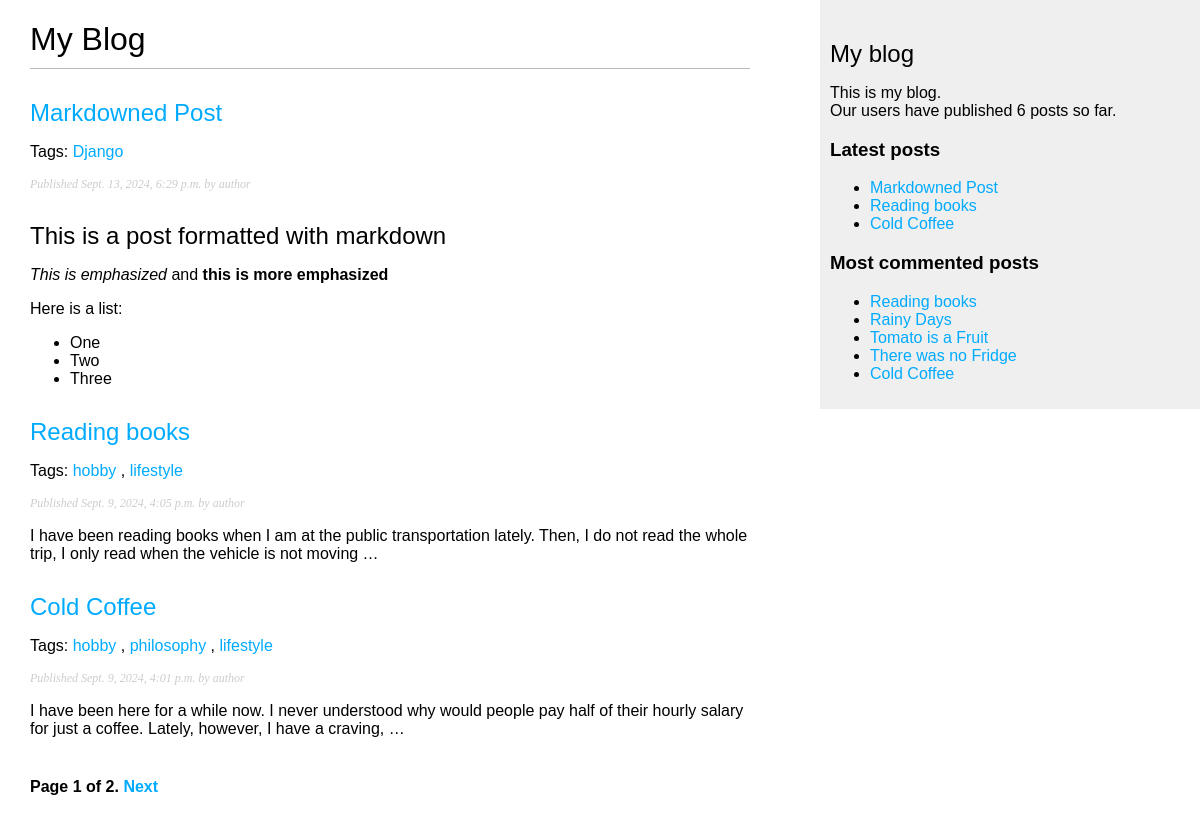
Screenshot of /blog/ with the database file from the repository.
### blog/models.py (models this page shows, shortened)
class Post(models.Model):
    class Status(models.TextChoices):
        DRAFT = 'DF', 'Draft'
        PUBLISHED = 'PB', 'Published'
    title = models.CharField(max_length=250)
    slug = models.SlugField(
        max_length=250,
        unique_for_date='publish'
    )
    author = models.ForeignKey(
        settings.AUTH_USER_MODEL,
        on_delete=models.CASCADE,
        related_name='blog_posts'
    )
    body = models.TextField()
    publish = models.DateTimeField(default=timezone.now)
    created = models.DateTimeField(auto_now_add=True)
    updated = models.DateTimeField(auto_now=True)
    status = models.CharField(
        max_length=2,
        choices=Status,
        default=Status.DRAFT
    )
    objects = models.Manager() # default manager
    published = PublishedManager() # Custom manager
    tags = TaggableManager()
    class Meta:
        ordering = ['-publish']
        indexes = [
            models.Index(fields=['-publish']), # Index for DB performance
        ]
    def get_absolute_url(self):
        return reverse(
            'blog:post_detail',
            args=[
                self.publish.year,
                self.publish.month,
                self.publish.day,
                self.slug
            ]
        )

### blog/views.py (the view)
# urls.py: path('', views.post_list, name='post_list'),
def post_list(request, tag_slug=None):
    post_list = Post.published.all()
    tag = None
    if tag_slug:
        tag = get_object_or_404(Tag, slug=tag_slug)
        post_list = post_list.filter(tags__in=[tag])
    paginator = Paginator(post_list, 3)
    page_number = request.GET.get('page', 1)
    try:
        posts = paginator.page(page_number)
    except PageNotAnInteger:
        posts = paginator.page(1)
    except EmptyPage:
        posts = paginator.page(paginator.num_pages)
    return render(
        request,
        'blog/post/list.html',
        {
            'posts': posts,
            'tag': tag
        }
    )

### blog/models.py (called while the page is built)
    def get_queryset(self):
        return (
            super().get_queryset().filter(status=Post.Status.PUBLISHED)
        )

### blog/templatetags/blog_tags.py (called while the page is built)
@register.simple_tag
def total_posts():
    return Post.published.count()

@register.inclusion_tag('blog/post/latest_posts.html')
def show_latest_posts(count=5):
    latest_posts = Post.published.order_by('-publish')[:count]
    return {'latest_posts': latest_posts}

@register.simple_tag
def get_most_commented_posts(count=5):
    return Post.published.annotate(
        total_comments=Count('comments')
    ).order_by('-total_comments')[:count]

@register.filter(name='markdown')
def markdown_format(text):
    return mark_safe(markdown.markdown(text))

### blog/templates/blog/post/list.html (shortened to what this page needs)
{% extends "blog/base.html" %}
{% load blog_tags %}
{% block content %}
    <h1>My Blog</h1>
    {% for post in posts %}
        <h2>
            <a href="{{ post.get_absolute_url }}">
                {{ post.title }}
            </a>
        </h2>
        <p class="tags">
            Tags:
            {% for tag in post.tags.all %}
                <a href="{% url "blog:post_list_by_tag" tag.slug %}">
                    {{ tag.name }}
                </a>{% if not forloop.last %}, {% endif %}
            {% endfor %}
        </p>
        <p class="date">
            Published {{ post.publish }} by {{ post.author }}
        </p>
        {{ post.body|markdown|truncatewords_html:30}}
    {% endfor %}
    {% include "pagination.html" with page=posts %}
{% endblock %}

### blog/templates/blog/base.html (shortened to what this page needs)
{% load  blog_tags %}
{% load static %}
<!DOCTYPE html>
<html>
    <head>
        <link href="{% static "css/blog.css" %}" rel="stylesheet">
    </head>
    <body>
        <div id="content">
            {% block content %}
            {% endblock %}
        </div>
        <div id="sidebar">
            <h2>My blog</h2>
            <p>
                This is my blog.<br>
                Our users have published {% total_posts %} posts so far.
            </p>
            <h3>Latest posts</h3>
            {% show_latest_posts 3 %}
            <h3>Most commented posts</h3>
            {% get_most_commented_posts as most_commented_posts %}
            <ul>
                {% for post in most_commented_posts %}
                    <li>
                        <a href="{{ post.get_absolute_url }}">{{ post.title }}</a>
                    </li>
                {% endfor %}
            </ul>
        </div>
    </body>
</html>

### blog/templates/pagination.html (shortened to what this page needs)
<div class="pagination">
    <span class="step-links">
        <span class="current">
            Page {{ page.number }} of {{ page.paginator.num_pages }}.
        </span>
        {% if page.has_next %}
            <a href="?page={{ page.next_page_number }}">Next</a>
        {% endif %}
    </span>
</div>

### blog/templates/blog/post/latest_posts.html
<ul>
    {% for post in latest_posts %}
        <li>
            <a href="{{ post.get_absolute_url }}">{{ post.title }}</a>
        </li>
    {% endfor %}
</ul>

### blog/static/css/blog.css (style rules this page uses)
body { margin:0; padding:0; font-family:helvetica, sans-serif; }
a { color:#00abff; text-decoration:none; }
h1 { font-weight:normal; border-bottom:1px solid #bbb; padding:0 0 10px 0; }
h2 { font-weight:normal; margin:30px 0 0; }
#content { float:left; width:60%; padding:0 0 0 30px; }
#sidebar { float:right; width:30%; padding:10px; background:#efefef; height:100%; }
p.date { color:#ccc; font-family: georgia, serif; font-size: 12px; font-style: italic; }
.pagination { margin:40px 0; font-weight:bold; }

### rows the page displays
Post: title "Markdowned Post", publish "Sept. 13, 2024, 6:29 p.m.", author "author", body "This is a post formatted with markdown This is emphasized and this is more emphasized Here is a list: One Two Three"
Tag: name "Django"
Post: title "Reading books", publish "Sept. 9, 2024, 4:05 p.m.", author "author", body "I have been reading books when I am at the public transportation lately. Then, I do not read the whole trip, I only read when the vehicle is not moving …"
Tag: name "hobby"
Tag: name "lifestyle"
Post: title "Cold Coffee", publish "Sept. 9, 2024, 4:01 p.m.", author "author", body "I have been here for a while now. I never understood why would people pay half of their hourly salary for just a coffee. Lately, however, I have a craving, …"
Tag: name "philosophy"
Post: title "Rainy Days"
Post: title "Tomato is a Fruit"
Post: title "There was no Fridge"

### other values shown
{{ page.number }} "1"
{{ page.paginator.num_pages }} "2"
